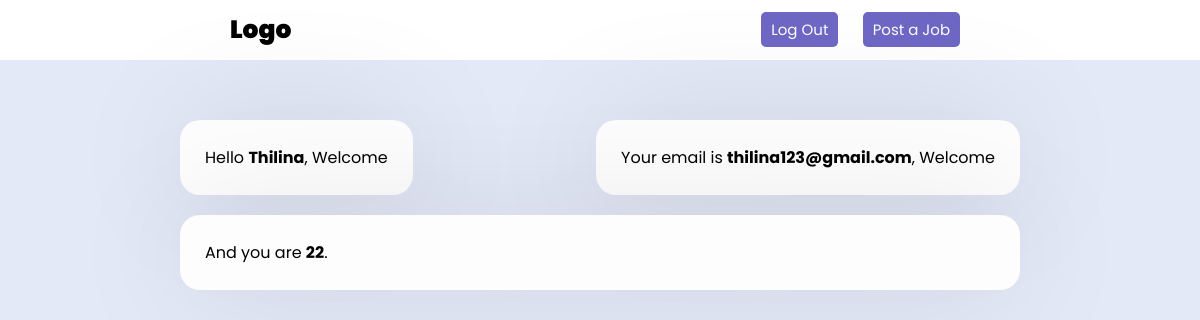
Screenshot of /user_home.php (signed in) with the database file from the repository.
### tables this page shows
CREATE TABLE `users` (
  `Id` int(11) NOT NULL,
  `Username` varchar(200) DEFAULT NULL,
  `Email` varchar(200) DEFAULT NULL,
  `Age` int(11) DEFAULT NULL,
  `Password` varchar(200) DEFAULT NULL
);

### user_home.php (the view, shortened to what this page needs)
<?php
   include("php/config.php");
?>
<!DOCTYPE html>
<html lang="en">
<head>
    <link rel="stylesheet" href="style/style.css">
</head>
<body>
    <div class="nav">
        <div class="logo">
            <p>Logo</p>
        </div>
        <div class="right-links">
            <?php
            $id = $_SESSION['id'];
            $query = mysqli_query($con,"SELECT * FROM users WHERE Id=$id");
            while($result = mysqli_fetch_assoc($query)){
                $res_Uname = $result['Username'];
                $res_Email = $result['Email'];
                $res_Age = $result['Age'];
            }
            ?>
            <a href="php/logout.php"> <button class="btn">Log Out</button></a>
            <a href="job_post.php"> <button class="btn">Post a Job</button></a>
        </div>
    </div>
    <main>
        <div class="main-box top">
            <div class="top">
                <div class="box">
                    <p>Hello <b><?php echo $res_Uname ?></b>, Welcome</p>
                </div>
                <div class="box">
                    <p>Your email is <b><?php echo $res_Email ?></b>, Welcome</p>
                </div>
            </div>
            <div class="bottom">
                <div class="box">
                    <p>And you are <b><?php echo $res_Age ?></b>.</p>
                </div>
            </div>
        </div>
    </main>
</body>
</html>

### style/style.css (style rules this page uses)
* { padding: 0; margin: 0; box-sizing: border-box; font-family: 'Poppins',sans-serif; }
body { background: #e4e9f7; }
.box { background: #fdfdfd; display: flex; flex-direction: column; padding: 25px 25px; border-radius: 20px; box-shadow: 0 0 128px 0 rgba(0,0,0,0.1), 0 32px 64px -48px rgba(0,0,0,0.5) }
.btn { height: 35px; background: rgba(76,68,182,0.808); border: 0; border-radius: 5px; color: #fff; font-size: 15px; cursor: pointer; transition: all .3s; margin-top: 10px; padding: 0px 10px; }
.nav { background: #fff; display: flex; flex-direction: row; justify-content: space-around; line-height: 60px; z-index: 100; }
.logo { font-size: 25px; font-weight: 900; }
.right-links a { padding: 0 10px; }
main { display: flex; align-items: center; justify-content: center; margin-top: 60px; }
.main-box { display: flex; flex-direction: column; width: 70%; }
.main-box .top { display: flex; flex-direction: row; justify-content: space-between; }
.bottom { width: 100%; margin-top: 20px; }

### rows the page displays
users: Username "Thilina", Email "thilina123@gmail.com", Age "22"
